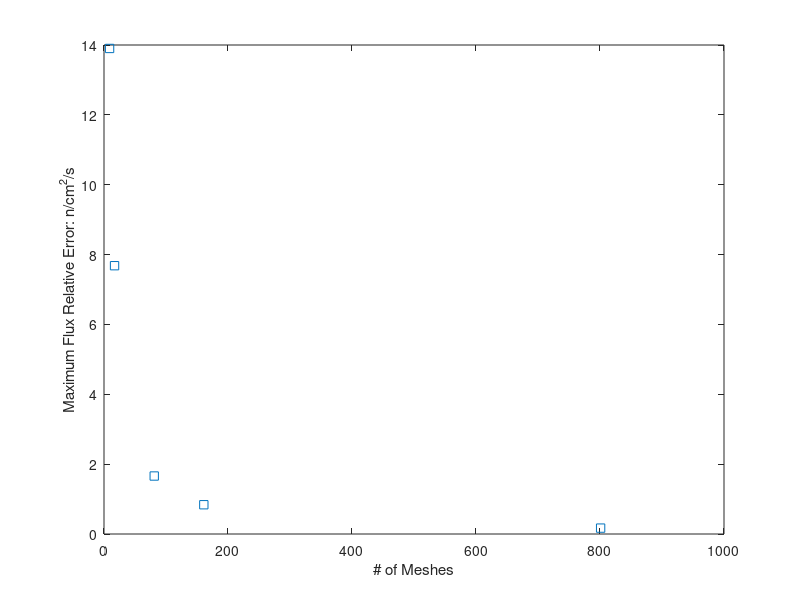

Write the MATLAB code that produced this figure.
%h = 1cm
fc = zeros(9,9);
D = 1;
a = 4;
Sig = 0.2;
h = 1;
L = sqrt(D/Sig);
S = (8*h^2/D)*ones(9,1);
fc(1,1) = (2+(h^2/L^2));
fc(9,9) = (2+(h^2/L^2));
fc(1,2) = -1;
fc(9,8) = -1;
for i = 2:8
    fc(i,i-1) = -1;
    fc(i,i) = (2+(h^2/L^2));
    fc(i,i+1) = -1; 
end
flux = fc\S;
x = linspace(-a,a,9);
fluxdirect = (8/Sig)*(1-((exp(x/L)+exp(-x/L))/(exp(a/L)+exp(-a/L))));
fd = fluxdirect';
error(1,1) = max(abs(flux-fd));

%h = 0.5 cm

fc = zeros(17,17);
D = 1;
a = 4;
Sig = 0.2;
h = 0.5;
L = sqrt(D/Sig);
S = (8*h^2/D)*ones(17,1);
fc(1,1) = (2+(h^2/L^2));
fc(17,17) = (2+(h^2/L^2));
fc(1,2) = -1;
fc(17,16) = -1;
for i = 2:16
    fc(i,i-1) = -1;
    fc(i,i) = (2+(h^2/L^2));
    fc(i,i+1) = -1; 
end
flux = fc\S;
x = linspace(-a,a,17);
fluxdirect = (8/Sig)*(1-((exp(x/L)+exp(-x/L))/(exp(a/L)+exp(-a/L))));
fd = fluxdirect';
error(2,1) = max(abs(flux-fd));

%h = 0.1 cm

fc = zeros(81,81);
D = 1;
a = 4;
Sig = 0.2;
h = 0.1;
L = sqrt(D/Sig);
S = (8*h^2/D)*ones(81,1);
fc(1,1) = (2+(h^2/L^2));
fc(81,81) = (2+(h^2/L^2));
fc(1,2) = -1;
fc(81,80) = -1;
for i = 2:80
    fc(i,i-1) = -1;
    fc(i,i) = (2+(h^2/L^2));
    fc(i,i+1) = -1; 
end
flux = fc\S;
x = linspace(-a,a,81);
fluxdirect = (8/Sig)*(1-((exp(x/L)+exp(-x/L))/(exp(a/L)+exp(-a/L))));
fd = fluxdirect';
error(3,1) = max(abs(flux-fd));

%h = 0.05 cm

fc = zeros(161,161);
D = 1;
a = 4;
Sig = 0.2;
h = 0.05;
L = sqrt(D/Sig);
S = (8*h^2/D)*ones(161,1);
fc(1,1) = (2+(h^2/L^2));
fc(161,161) = (2+(h^2/L^2));
fc(1,2) = -1;
fc(161,160) = -1;
for i = 2:160
    fc(i,i-1) = -1;
    fc(i,i) = (2+(h^2/L^2));
    fc(i,i+1) = -1; 
end
flux = fc\S;
x = linspace(-a,a,161);
fluxdirect = (8/Sig)*(1-((exp(x/L)+exp(-x/L))/(exp(a/L)+exp(-a/L))));
fd = fluxdirect';
error(4,1) = max(abs(flux-fd));

%h = 0.01 cm

fc = zeros(801,801);
D = 1;
a = 4;
Sig = 0.2;
h = 0.01;
L = sqrt(D/Sig);
S = (8*h^2/D)*ones(801,1);
fc(1,1) = (2+(h^2/L^2));
fc(801,801) = (2+(h^2/L^2));
fc(1,2) = -1;
fc(801,800) = -1;
for i = 2:800
    fc(i,i-1) = -1;
    fc(i,i) = (2+(h^2/L^2));
    fc(i,i+1) = -1; 
end
flux = fc\S;
x = linspace(-a,a,801);
fluxdirect = (8/Sig)*(1-((exp(x/L)+exp(-x/L))/(exp(a/L)+exp(-a/L))));
fd = fluxdirect';
error(5,1) = max(abs(flux-fd));

% Final Plot

plot([9,17,81,161,801],error,'s');
ylabel('Maximum Flux Relative Error: n/cm^2/s')
xlabel('# of Meshes')
